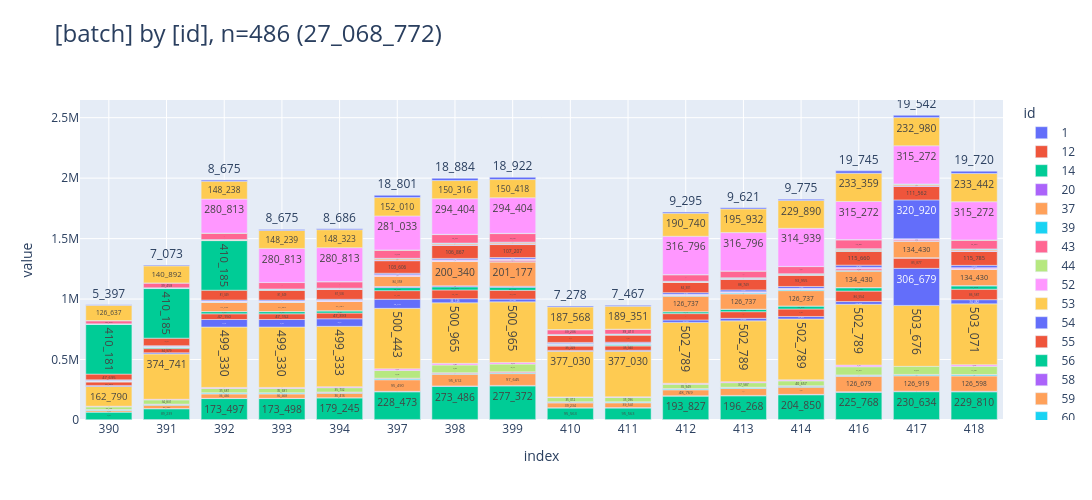

Write notebook code for a chart like this one.
### Code cell
db_checks_all_bl = Checks.filter(f"BatchID >= 390 and ColumnCheckID <> 48").aggregate("ColumnCheckID::text as id, BatchID::text as batch, sum(Anzahl) as Anzahl")

_=pls.plot_stacked_bars(db_checks_all_bl.to_df(), swap = True, renderer="")

### Figure 1 — Plotly figure (JSON) as saved in the notebook; plotly's stock layout.template omitted (floating-point values rounded to 4 significant figures)
{"data": [{"hovertemplate": "col=1<br>index=%{x}<br>value=%{y}<br>cnt_str=%{text}<extra></extra>", "legendgroup": "1", "marker": {"color": "#636EFA", "pattern": {"shape": ""}}, "name": "1", "orientation": "v", "showlegend": true, "text": ["2_369", "2_370", "2_370", "2_370", "2_352", "2_413", "2_413", "2_419", "2_171", "2_189", "2_189", "2_189", "2_189", "2_272", "2_166", "2_169"], "textposition": "auto", "type": "bar", "x": ["390", "391", "392", "393", "394", "397", "398", "399", "410", "411", "412", "413", "414", "416", "417", "418"], "xaxis": "x", "y": [2369.0, 2370.0, 2370.0, 2370.0, 2352.0, 2413.0, 2413.0, 2419.0, 2171.0, 2189.0, 2189.0, 2189.0, 2189.0, 2272.0, 2166.0, 2169.0], "yaxis": "y"}, {"hovertemplate": "col=12<br>index=%{x}<br>value=%{y}<br>cnt_str=%{text}<extra></extra>", "legendgroup": "12", "marker": {"color": "#EF553B", "pattern": {"shape": ""}}, "name": "12", "orientation": "v", "showlegend": true, "text": ["677", "1_619", "1_619", "1_619", "1_636", "2_308", "2_308", "2_218", "1_641", "1_641", "1_641", "1_661", "1_661", "1_694", "1_248", "1_248"], "textposition": "auto", "type": "bar", "x": ["390", "391", "392", "393", "394", "397", "398", "399", "410", "411", "412", "413", "414", "416", "417", "418"], "xaxis": "x", "y": [677.0, 1619.0, 1619.0, 1619.0, 1636.0, 2308.0, 2308.0, 2218.0, 1641.0, 1641.0, 1641.0, 1661.0, 1661.0, 1694.0, 1248.0, 1248.0], "yaxis": "y"}, {"hovertemplate": "col=14<br>index=%{x}<br>value=%{y}<br>cnt_str=%{text}<extra></extra>", "legendgroup": "14", "marker": {"color": "#00CC96", "pattern": {"shape": ""}}, "name": "14", "orientation": "v", "showlegend": true, "text": ["62_685", "89_239", "173_497", "173_498", "179_245", "228_473", "273_486", "277_372", "95_563", "95_563", "193_827", "196_268", "204_850", "225_768", "230_634", "229_810"], "textposition": "auto", "type": "bar", "x": ["390", "391", "392", "393", "394", "397", "398", "399", "410", "411", "412", "413", "414", "416", "417", "418"], "xaxis": "x", "y": [62680.0, 89240.0, 173500.0, 173500.0, 179200.0, 228500.0, 273500.0, 277400.0, 95560.0, 95560.0, 193800.0, 196300.0, 204800.0, 225800.0, 230600.0, 229800.0], "yaxis": "y"}, {"hovertemplate": "col=20<br>index=%{x}<br>value=%{y}<br>cnt_str=%{text}<extra></extra>", "legendgroup": "20", "marker": {"color": "#AB63FA", "pattern": {"shape": ""}}, "name": "20", "orientation": "v", "showlegend": true, "text": ["1_365", "1_409", "1_409", "1_409", "1_449", "3_923", "3_923", "3_918", "2_905", "2_947", "2_947", "3_210", "3_210", "4_386", "4_340", "4_390"], "textposition": "auto", "type": "bar", "x": ["390", "391", "392", "393", "394", "397", "398", "399", "410", "411", "412", "413", "414", "416", "417", "418"], "xaxis": "x", "y": [1365.0, 1409.0, 1409.0, 1409.0, 1449.0, 3923.0, 3923.0, 3918.0, 2905.0, 2947.0, 2947.0, 3210.0, 3210.0, 4386.0, 4340.0, 4390.0], "yaxis": "y"}, {"hovertemplate": "col=37<br>index=%{x}<br>value=%{y}<br>cnt_str=%{text}<extra></extra>", "legendgroup": "37", "marker": {"color": "#FFA15A", "pattern": {"shape": ""}}, "name": "37", "orientation": "v", "showlegend": true, "text": ["12_119", "27_427", "36_466", "36_468", "36_416", "95_490", "95_612", "97_645", "39_234", "39_541", "48_769", "56_965", "59_884", "126_679", "126_919", "126_598"], "textposition": "auto", "type": "bar", "x": ["390", "391", "392", "393", "394", "397", "398", "399", "410", "411", "412", "413", "414", "416", "417", "418"], "xaxis": "x", "y": [12120.0, 27430.0, 36470.0, 36470.0, 36420.0, 95490.0, 95610.0, 97640.0, 39230.0, 39540.0, 48770.0, 56960.0, 59880.0, 126700.0, 126900.0, 126600.0], "yaxis": "y"}, {"hovertemplate": "col=39<br>index=%{x}<br>value=%{y}<br>cnt_str=%{text}<extra></extra>", "legendgroup": "39", "marker": {"color": "#19D3F3", "pattern": {"shape": ""}}, "name": "39", "orientation": "v", "showlegend": true, "text": ["4_347", "6_254", "7_171", "7_171", "7_176", "7_720", "7_764", "7_996", "6_070", "6_158", "7_183", "7_454", "7_894", "8_284", "7_823", "8_298"], "textposition": "auto", "type": "bar", "x": ["390", "391", "392", "393", "394", "397", "398", "399", "410", "411", "412", "413", "414", "416", "417", "418"], "xaxis": "x", "y": [4347.0, 6254.0, 7171.0, 7171.0, 7176.0, 7720.0, 7764.0, 7996.0, 6070.0, 6158.0, 7183.0, 7454.0, 7894.0, 8284.0, 7823.0, 8298.0], "yaxis": "y"}, {"hovertemplate": "col=43<br>index=%{x}<br>value=%{y}<br>cnt_str=%{text}<extra></extra>", "legendgroup": "43", "marker": {"color": "#FF6692", "pattern": {"shape": ""}}, "name": "43", "orientation": "v", "showlegend": true, "text": ["3_044", "3_056", "3_056", "3_056", "3_056", "5_635", "5_636", "6_947", "3_023", "3_026", "3_026", "3_244", "3_244", "3_675", "3_507", "3_659"], "textposition": "auto", "type": "bar", "x": ["390", "391", "392", "393", "394", "397", "398", "399", "410", "411", "412", "413", "414", "416", "417", "418"], "xaxis": "x", "y": [3044.0, 3056.0, 3056.0, 3056.0, 3056.0, 5635.0, 5636.0, 6947.0, 3023.0, 3026.0, 3026.0, 3244.0, 3244.0, 3675.0, 3507.0, 3659.0], "yaxis": "y"}, {"hovertemplate": "col=44<br>index=%{x}<br>value=%{y}<br>cnt_str=%{text}<extra></extra>", "legendgroup": "44", "marker": {"color": "#B6E880", "pattern": {"shape": ""}}, "name": "44", "orientation": "v", "showlegend": true, "text": ["22_178", "34_831", "35_681", "35_681", "35_732", "63_686", "63_685", "63_725", "35_012", "35_096", "35_949", "37_587", "40_657", "67_694", "67_062", "67_686"], "textposition": "auto", "type": "bar", "x": ["390", "391", "392", "393", "394", "397", "398", "399", "410", "411", "412", "413", "414", "416", "417", "418"], "xaxis": "x", "y": [22180.0, 34830.0, 35680.0, 35680.0, 35730.0, 63690.0, 63680.0, 63720.0, 35010.0, 35100.0, 35950.0, 37590.0, 40660.0, 67690.0, 67060.0, 67690.0], "yaxis": "y"}, {"hovertemplate": "col=52<br>index=%{x}<br>value=%{y}<br>cnt_str=%{text}<extra></extra>", "legendgroup": "52", "marker": {"color": "#FF97FF", "pattern": {"shape": ""}}, "name": "52", "orientation": "v", "showlegend": true, "text": ["5_345", "5_344", "8_143", "8_143", "8_309", "13_252", "13_552", "13_568", "5_319", "5_327", "8_358", "8_377", "8_711", "13_586", "13_578"], "textposition": "auto", "type": "bar", "x": ["390", "391", "392", "393", "394", "397", "398", "399", "410", "411", "412", "413", "414", "416", "418"], "xaxis": "x", "y": [5345.0, 5344.0, 8143.0, 8143.0, 8309.0, 13250.0, 13550.0, 13570.0, 5319.0, 5327.0, 8358.0, 8377.0, 8711.0, 13590.0, 13580.0], "yaxis": "y"}, {"hovertemplate": "col=53<br>index=%{x}<br>value=%{y}<br>cnt_str=%{text}<extra></extra>", "legendgroup": "53", "marker": {"color": "#FECB52", "pattern": {"shape": ""}}, "name": "53", "orientation": "v", "showlegend": true, "text": ["162_790", "374_741", "499_330", "499_330", "499_333", "500_443", "500_965", "500_965", "377_030", "377_030", "502_789", "502_789", "502_789", "502_789", "503_676", "503_071"], "textposition": "auto", "type": "bar", "x": ["390", "391", "392", "393", "394", "397", "398", "399", "410", "411", "412", "413", "414", "416", "417", "418"], "xaxis": "x", "y": [162800.0, 374700.0, 499300.0, 499300.0, 499300.0, 500400.0, 501000.0, 501000.0, 377000.0, 377000.0, 502800.0, 502800.0, 502800.0, 502800.0, 503700.0, 503100.0], "yaxis": "y"}, {"hovertemplate": "col=54<br>index=%{x}<br>value=%{y}<br>cnt_str=%{text}<extra></extra>", "legendgroup": "54", "marker": {"color": "#636EFA", "pattern": {"shape": ""}}, "name": "54", "orientation": "v", "showlegend": true, "text": ["9_080", "9_103", "62_180", "62_180", "62_251", "75_012", "34_126", "22_986", "7_690", "7_983", "20_683", "20_868", "20_877", "22_549", "306_679", "34_482"], "textposition": "auto", "type": "bar", "x": ["390", "391", "392", "393", "394", "397", "398", "399", "410", "411", "412", "413", "414", "416", "417", "418"], "xaxis": "x", "y": [9080.0, 9103.0, 62180.0, 62180.0, 62250.0, 75010.0, 34130.0, 22990.0, 7690.0, 7983.0, 20680.0, 20870.0, 20880.0, 22550.0, 306700.0, 34480.0], "yaxis": "y"}, {"hovertemplate": "col=55<br>index=%{x}<br>value=%{y}<br>cnt_str=%{text}<extra></extra>", "legendgroup": "55", "marker": {"color": "#EF553B", "pattern": {"shape": ""}}, "name": "55", "orientation": "v", "showlegend": true, "text": ["28_058", "34_979", "47_150", "47_152", "47_393", "71_401", "72_107", "72_555", "35_229", "35_940", "52_365", "55_039", "61_783", "86_554", "85_877", "86_587"], "textposition": "auto", "type": "bar", "x": ["390", "391", "392", "393", "394", "397", "398", "399", "410", "411", "412", "413", "414", "416", "417", "418"], "xaxis": "x", "y": [28060.0, 34980.0, 47150.0, 47150.0, 47390.0, 71400.0, 72110.0, 72560.0, 35230.0, 35940.0, 52360.0, 55040.0, 61780.0, 86550.0, 85880.0, 86590.0], "yaxis": "y"}, {"hovertemplate": "col=56<br>index=%{x}<br>value=%{y}<br>cnt_str=%{text}<extra></extra>", "legendgroup": "56", "marker": {"color": "#00CC96", "pattern": {"shape": ""}}, "name": "56", "orientation": "v", "showlegend": true, "text": ["7_044", "11_677", "18_361", "18_360", "18_367", "25_195", "25_673", "25_672", "8_082", "8_113", "15_744", "20_055", "24_892", "27_478", "172", "27_499"], "textposition": "auto", "type": "bar", "x": ["390", "391", "392", "393", "394", "397", "398", "399", "410", "411", "412", "413", "414", "416", "417", "418"], "xaxis": "x", "y": [7044.0, 11680.0, 18360.0, 18360.0, 18370.0, 25200.0, 25670.0, 25670.0, 8082.0, 8113.0, 15740.0, 20060.0, 24890.0, 27480.0, 172.0, 27500.0], "yaxis": "y"}, {"hovertemplate": "col=58<br>index=%{x}<br>value=%{y}<br>cnt_str=%{text}<extra></extra>", "legendgroup": "58", "marker": {"color": "#AB63FA", "pattern": {"shape": ""}}, "name": "58", "orientation": "v", "showlegend": true, "text": ["362", "367", "367", "367", "393", "8_858", "8_858", "7_940", "375", "375", "375", "377", "377", "2_184", "2_202", "2_209"], "textposition": "auto", "type": "bar", "x": ["390", "391", "392", "393", "394", "397", "398", "399", "410", "411", "412", "413", "414", "416", "417", "418"], "xaxis": "x", "y": [362.0, 367.0, 367.0, 367.0, 393.0, 8858.0, 8858.0, 7940.0, 375.0, 375.0, 375.0, 377.0, 377.0, 2184.0, 2202.0, 2209.0], "yaxis": "y"}, {"hovertemplate": "col=59<br>index=%{x}<br>value=%{y}<br>cnt_str=%{text}<extra></extra>", "legendgroup": "59", "marker": {"color": "#FFA15A", "pattern": {"shape": ""}}, "name": "59", "orientation": "v", "showlegend": true, "text": ["77_684", "77_684", "77_684", "84_358", "200_340", "201_177", "126_737", "126_737", "126_737", "134_430", "134_430", "134_430"], "textposition": "auto", "type": "bar", "x": ["392", "393", "394", "397", "398", "399", "412", "413", "414", "416", "417", "418"], "xaxis": "x", "y": [77680.0, 77680.0, 77680.0, 84360.0, 200300.0, 201200.0, 126700.0, 126700.0, 126700.0, 134400.0, 134400.0, 134400.0], "yaxis": "y"}, {"hovertemplate": "col=60<br>index=%{x}<br>value=%{y}<br>cnt_str=%{text}<extra></extra>", "legendgroup": "60", "marker": {"color": "#19D3F3", "pattern": {"shape": ""}}, "name": "60", "orientation": "v", "showlegend": true, "text": ["1_198", "1_202", "1_220", "1_218", "1_004", "1_051", "1_051", "1_086", "6_618", "6_618", "6_641", "6_693", "6_693", "6_829", "923", "949"], "textposition": "auto", "type": "bar", "x": ["390", "391", "392", "393", "394", "397", "398", "399", "410", "411", "412", "413", "414", "416", "417", "418"], "xaxis": "x", "y": [1198.0, 1202.0, 1220.0, 1218.0, 1004.0, 1051.0, 1051.0, 1086.0, 6618.0, 6618.0, 6641.0, 6693.0, 6693.0, 6829.0, 923.0, 949.0], "yaxis": "y"}, {"hovertemplate": "col=64<br>index=%{x}<br>value=%{y}<br>cnt_str=%{text}<extra></extra>", "legendgroup": "64", "marker": {"color": "#FF6692", "pattern": {"shape": ""}}, "name": "64", "orientation": "v", "showlegend": true, "text": ["796", "811", "821", "820", "822", "3_185", "3_242", "13_923", "2_801", "2_801", "2_836", "4_360", "4_361", "14_608", "11_792", "2_838"], "textposition": "auto", "type": "bar", "x": ["390", "391", "392", "393", "394", "397", "398", "399", "410", "411", "412", "413", "414", "416", "417", "418"], "xaxis": "x", "y": [796.0, 811.0, 821.0, 820.0, 822.0, 3185.0, 3242.0, 13920.0, 2801.0, 2801.0, 2836.0, 4360.0, 4361.0, 14610.0, 11790.0, 2838.0], "yaxis": "y"}, {"hovertemplate": "col=66<br>index=%{x}<br>value=%{y}<br>cnt_str=%{text}<extra></extra>", "legendgroup": "66", "marker": {"color": "#B6E880", "pattern": {"shape": ""}}, "name": "66", "orientation": "v", "showlegend": true, "text": ["2", "2", "2", "2", "2", "12", "12", "12", "1", "1", "1", "2", "2", "11", "12", "11"], "textposition": "auto", "type": "bar", "x": ["390", "391", "392", "393", "394", "397", "398", "399", "410", "411", "412", "413", "414", "416", "417", "418"], "xaxis": "x", "y": [2.0, 2.0, 2.0, 2.0, 2.0, 12.0, 12.0, 12.0, 1.0, 1.0, 1.0, 2.0, 2.0, 11.0, 12.0, 11.0], "yaxis": "y"}, {"hovertemplate": "col=67<br>index=%{x}<br>value=%{y}<br>cnt_str=%{text}<extra></extra>", "legendgroup": "67", "marker": {"color": "#FF97FF", "pattern": {"shape": ""}}, "name": "67", "orientation": "v", "showlegend": true, "text": ["3_776", "4_780", "6_920", "6_920", "6_928", "9_404", "9_432", "9_437", "4_504", "4_599", "6_893", "7_324", "7_660", "9_890", "9_506", "9_882"], "textposition": "auto", "type": "bar", "x": ["390", "391", "392", "393", "394", "397", "398", "399", "410", "411", "412", "413", "414", "416", "417", "418"], "xaxis": "x", "y": [3776.0, 4780.0, 6920.0, 6920.0, 6928.0, 9404.0, 9432.0, 9437.0, 4504.0, 4599.0, 6893.0, 7324.0, 7660.0, 9890.0, 9506.0, 9882.0], "yaxis": "y"}, {"hovertemplate": "col=69<br>index=%{x}<br>value=%{y}<br>cnt_str=%{text}<extra></extra>", "legendgroup": "69", "marker": {"color": "#FECB52", "pattern": {"shape": ""}}, "name": "69", "orientation": "v", "showlegend": true, "text": ["9", "15", "17", "17", "17", "30", "30", "30", "9", "9", "11", "11", "19", "35", "35", "35"], "textposition": "auto", "type": "bar", "x": ["390", "391", "392", "393", "394", "397", "398", "399", "410", "411", "412", "413", "414", "416", "417", "418"], "xaxis": "x", "y": [9.0, 15.0, 17.0, 17.0, 17.0, 30.0, 30.0, 30.0, 9.0, 9.0, 11.0, 11.0, 19.0, 35.0, 35.0, 35.0], "yaxis": "y"}, {"hovertemplate": "col=70<br>index=%{x}<br>value=%{y}<br>cnt_str=%{text}<extra></extra>", "legendgroup": "70", "marker": {"color": "#636EFA", "pattern": {"shape": ""}}, "name": "70", "orientation": "v", "showlegend": true, "text": ["4_644", "5_439", "8_432", "8_433", "8_534", "11_669", "11_869", "12_050", "8_237", "8_394", "14_048", "14_656", "15_608", "19_202", "320_920", "19_275"], "textposition": "auto", "type": "bar", "x": ["390", "391", "392", "393", "394", "397", "398", "399", "410", "411", "412", "413", "414", "416", "417", "418"], "xaxis": "x", "y": [4644.0, 5439.0, 8432.0, 8433.0, 8534.0, 11670.0, 11870.0, 12050.0, 8237.0, 8394.0, 14050.0, 14660.0, 15610.0, 19200.0, 320900.0, 19280.0], "yaxis": "y"}, {"hovertemplate": "col=72<br>index=%{x}<br>value=%{y}<br>cnt_str=%{text}<extra></extra>", "legendgroup": "72", "marker": {"color": "#EF553B", "pattern": {"shape": ""}}, "name": "72", "orientation": "v", "showlegend": true, "text": ["47_695", "62_123", "81_349", "81_349", "81_536", "103_606", "106_867", "107_207", "58_725", "60_338", "84_301", "88_749", "93_955", "115_660", "111_562", "115_785"], "textposition": "auto", "type": "bar", "x": ["390", "391", "392", "393", "394", "397", "398", "399", "410", "411", "412", "413", "414", "416", "417", "418"], "xaxis": "x", "y": [47700.0, 62120.0, 81350.0, 81350.0, 81540.0, 103600.0, 106900.0, 107200.0, 58720.0, 60340.0, 84300.0, 88750.0, 93960.0, 115700.0, 111600.0, 115800.0], "yaxis": "y"}, {"hovertemplate": "col=74<br>index=%{x}<br>value=%{y}<br>cnt_str=%{text}<extra></extra>", "legendgroup": "74", "marker": {"color": "#00CC96", "pattern": {"shape": ""}}, "name": "74", "orientation": "v", "showlegend": true, "text": ["410_181", "410_185", "410_185", "2_144", "2_144", "2_727", "2_727", "2_734", "125", "125", "125", "145", "145", "178", "178", "178"], "textposition": "auto", "type": "bar", "x": ["390", "391", "392", "393", "394", "397", "398", "399", "410", "411", "412", "413", "414", "416", "417", "418"], "xaxis": "x", "y": [410200.0, 410200.0, 410200.0, 2144.0, 2144.0, 2727.0, 2727.0, 2734.0, 125.0, 125.0, 125.0, 145.0, 145.0, 178.0, 178.0, 178.0], "yaxis": "y"}, {"hovertemplate": "col=76<br>index=%{x}<br>value=%{y}<br>cnt_str=%{text}<extra></extra>", "legendgroup": "76", "marker": {"color": "#AB63FA", "pattern": {"shape": ""}}, "name": "76", "orientation": "v", "showlegend": true, "text": ["522", "740", "1_496", "1_496", "1_496", "3_952", "3_973", "4_009", "1_004", "1_006", "1_869", "2_093", "2_192", "4_949", "4_911", "4_937"], "textposition": "auto", "type": "bar", "x": ["390", "391", "392", "393", "394", "397", "398", "399", "410", "411", "412", "413", "414", "416", "417", "418"], "xaxis": "x", "y": [522.0, 740.0, 1496.0, 1496.0, 1496.0, 3952.0, 3973.0, 4009.0, 1004.0, 1006.0, 1869.0, 2093.0, 2192.0, 4949.0, 4911.0, 4937.0], "yaxis": "y"}, {"hovertemplate": "col=77<br>index=%{x}<br>value=%{y}<br>cnt_str=%{text}<extra></extra>", "legendgroup": "77", "marker": {"color": "#FFA15A", "pattern": {"shape": ""}}, "name": "77", "orientation": "v", "showlegend": true, "text": ["843", "1_488", "2_580", "2_580", "2_580", "9_101", "9_101", "9_098", "1_801", "1_889", "3_214", "5_032", "5_141", "11_128", "9_326", "11_128"], "textposition": "auto", "type": "bar", "x": ["390", "391", "392", "393", "394", "397", "398", "399", "410", "411", "412", "413", "414", "416", "417", "418"], "xaxis": "x", "y": [843.0, 1488.0, 2580.0, 2580.0, 2580.0, 9101.0, 9101.0, 9098.0, 1801.0, 1889.0, 3214.0, 5032.0, 5141.0, 11130.0, 9326.0, 11130.0], "yaxis": "y"}, {"hovertemplate": "col=78<br>index=%{x}<br>value=%{y}<br>cnt_str=%{text}<extra></extra>", "legendgroup": "78", "marker": {"color": "#19D3F3", "pattern": {"shape": ""}}, "name": "78", "orientation": "v", "showlegend": true, "text": ["4_021", "4_056", "4_056", "4_056", "4_102", "4_100", "4_100", "4_100", "4_201", "4_201", "4_201", "4_201", "4_201", "4_201", "4_216", "4_215"], "textposition": "auto", "type": "bar", "x": ["390", "391", "392", "393", "394", "397", "398", "399", "410", "411", "412", "413", "414", "416", "417", "418"], "xaxis": "x", "y": [4021.0, 4056.0, 4056.0, 4056.0, 4102.0, 4100.0, 4100.0, 4100.0, 4201.0, 4201.0, 4201.0, 4201.0, 4201.0, 4201.0, 4216.0, 4215.0], "yaxis": "y"}, {"hovertemplate": "col=80<br>index=%{x}<br>value=%{y}<br>cnt_str=%{text}<extra></extra>", "legendgroup": "80", "marker": {"color": "#FF6692", "pattern": {"shape": ""}}, "name": "80", "orientation": "v", "showlegend": true, "text": ["25_716", "39_458", "52_998", "52_997", "53_078", "67_248", "70_427", "70_640", "39_206", "39_413", "54_317", "55_130", "58_872", "72_831", "72_220"], "textposition": "auto", "type": "bar", "x": ["390", "391", "392", "393", "394", "397", "398", "399", "410", "411", "412", "413", "414", "416", "418"], "xaxis": "x", "y": [25720.0, 39460.0, 53000.0, 53000.0, 53080.0, 67250.0, 70430.0, 70640.0, 39210.0, 39410.0, 54320.0, 55130.0, 58870.0, 72830.0, 72220.0], "yaxis": "y"}, {"hovertemplate": "col=82<br>index=%{x}<br>value=%{y}<br>cnt_str=%{text}<extra></extra>", "legendgroup": "82", "marker": {"color": "#B6E880", "pattern": {"shape": ""}}, "name": "82", "orientation": "v", "showlegend": true, "text": ["874", "904", "1_417", "1_417", "1_418", "2_067", "2_064", "2_074", "828", "842", "1_370", "1_521", "1_678", "2_200", "2_142", "2_197"], "textposition": "auto", "type": "bar", "x": ["390", "391", "392", "393", "394", "397", "398", "399", "410", "411", "412", "413", "414", "416", "417", "418"], "xaxis": "x", "y": [874.0, 904.0, 1417.0, 1417.0, 1418.0, 2067.0, 2064.0, 2074.0, 828.0, 842.0, 1370.0, 1521.0, 1678.0, 2200.0, 2142.0, 2197.0], "yaxis": "y"}, {"hovertemplate": "col=83<br>index=%{x}<br>value=%{y}<br>cnt_str=%{text}<extra></extra>", "legendgroup": "83", "marker": {"color": "#FF97FF", "pattern": {"shape": ""}}, "name": "83", "orientation": "v", "showlegend": true, "text": ["280_813", "280_813", "280_813", "281_033", "294_404", "294_404", "316_796", "316_796", "314_939", "315_272", "315_272", "315_272"], "textposition": "auto", "type": "bar", "x": ["392", "393", "394", "397", "398", "399", "412", "413", "414", "416", "417", "418"], "xaxis": "x", "y": [280800.0, 280800.0, 280800.0, 281000.0, 294400.0, 294400.0, 316800.0, 316800.0, 314900.0, 315300.0, 315300.0, 315300.0], "yaxis": "y"}, {"hovertemplate": "col=84<br>index=%{x}<br>value=%{y}<br>cnt_str=%{text}<extra></extra>", "legendgroup": "84", "marker": {"color": "#FECB52", "pattern": {"shape": ""}}, "name": "84", "orientation": "v", "showlegend": true, "text": ["126_637", "140_892", "148_238", "148_239", "148_323", "152_010", "150_316", "150_418", "187_568", "189_351", "190_740", "195_932", "229_890", "233_359", "232_980", "233_442"], "textposition": "auto", "type": "bar", "x": ["390", "391", "392", "393", "394", "397", "398", "399", "410", "411", "412", "413", "414", "416", "417", "418"], "xaxis": "x", "y": [126600.0, 140900.0, 148200.0, 148200.0, 148300.0, 152000.0, 150300.0, 150400.0, 187600.0, 189400.0, 190700.0, 195900.0, 229900.0, 233400.0, 233000.0, 233400.0], "yaxis": "y"}, {"hovertemplate": "col=85<br>index=%{x}<br>value=%{y}<br>cnt_str=%{text}<extra></extra>", "legendgroup": "85", "marker": {"color": "#636EFA", "pattern": {"shape": ""}}, "name": "85", "orientation": "v", "showlegend": true, "text": ["5_397", "7_073", "8_675", "8_675", "8_686", "18_801", "18_884", "18_922", "7_278", "7_467", "9_295", "9_621", "9_775", "19_745", "19_542", "19_720"], "textposition": "auto", "type": "bar", "x": ["390", "391", "392", "393", "394", "397", "398", "399", "410", "411", "412", "413", "414", "416", "417", "418"], "xaxis": "x", "y": [5397.0, 7073.0, 8675.0, 8675.0, 8686.0, 18800.0, 18880.0, 18920.0, 7278.0, 7467.0, 9295.0, 9621.0, 9775.0, 19740.0, 19540.0, 19720.0], "yaxis": "y"}], "layout": {"barmode": "relative", "height": 500, "legend": {"title": {"text": "id"}, "tracegroupgap": 0, "traceorder": "normal"}, "title": {"font": {"size": 24}, "text": "[batch] by [id], n=486 (27_068_772)", "xanchor": "left", "y": 0.95, "yanchor": "top"}, "width": 2000, "xaxis": {"anchor": "y", "categoryarray": ["390", "391", "392", "393", "394", "397", "398", "399", "410", "411", "412", "413", "414", "416", "417", "418"], "categoryorder": "array", "domain": [0, 1], "gridwidth": 1, "showgrid": true, "title": {"text": "index"}}, "yaxis": {"anchor": "x", "domain": [0, 1], "gridwidth": 1, "range": [0, 2646000.0], "showgrid": true, "title": {"text": "value"}}}}
